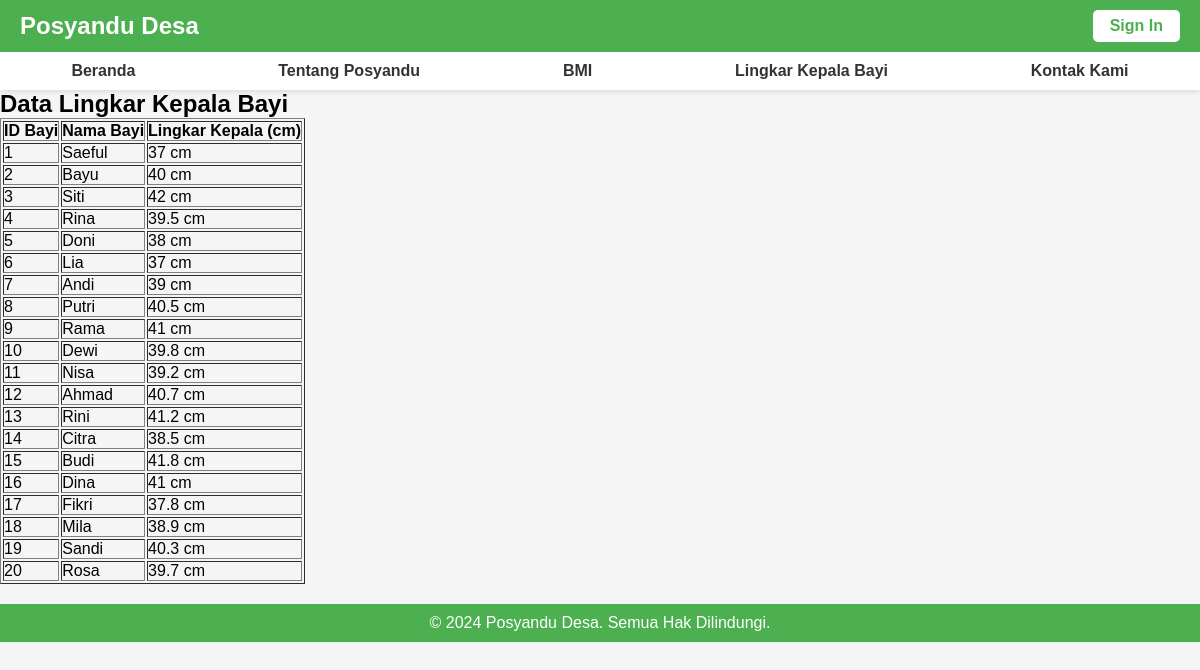
The page /LingkarKepala.php (signed in) on the database its author committed.
### tables this page shows
CREATE TABLE IF NOT EXISTS `data_bayi` (
  `id_bayi` int NOT NULL AUTO_INCREMENT,
  `id_warga` int DEFAULT NULL,
  `nama_bayi` varchar(50) DEFAULT NULL,
  `umur` float DEFAULT NULL,
  `linkar_kepala` float DEFAULT NULL,
  `bb` float DEFAULT NULL,
  `kondisi` varchar(50) DEFAULT NULL,
  PRIMARY KEY (`id_bayi`),
  KEY `id_user` (`id_warga`),
  CONSTRAINT `FK_data_bayi_data_warga` FOREIGN KEY (`id_warga`) REFERENCES `data_warga` (`id_warga`)
);

### LingkarKepala.php (the view, shortened to what this page needs)
<?php
require 'koneksi.php';
$query = "SELECT id_bayi, nama_bayi, linkar_kepala FROM `data_bayi`";
$result = mysqli_query($koneksi, $query);
?>
<!DOCTYPE html>
<html lang="id">
<head>
</head>
<body>
    <header>
        <h2>Posyandu Desa</h2>
        <a href="login.php" class="login-button">Sign In</a>
    </header>
    <nav>
        <a href="Dashboard.php">Beranda</a>
        <a href="About.php">Tentang Posyandu</a>
        <a href="BMI.php">BMI</a>
        <a href="LingkarKepala.php">Lingkar Kepala Bayi</a>
        <a href="Contact.php">Kontak Kami</a>
    </nav>
    <section class="content">
        <h1>Data Lingkar Kepala Bayi</h1>
        <table border="1">
            <tr>
                <th>ID Bayi</th>
                <th>Nama Bayi</th>
                <th>Lingkar Kepala (cm)</th>
            </tr>
            <?php while ($row = mysqli_fetch_assoc($result)) : ?>
            <tr>
                <td><?= htmlspecialchars($row['id_bayi']) ?></td>
                <td><?= htmlspecialchars($row['nama_bayi']) ?></td>
                <td><?= htmlspecialchars($row['linkar_kepala']) ?> cm</td>
            </tr>
            <?php endwhile; ?>
        </table>
    </section>
    <footer>
        &copy; 2024 Posyandu Desa. Semua Hak Dilindungi.
    </footer>
</body>
</html>

### LingkarKepala.php (style rules this page uses)
* { margin: 0; padding: 0; box-sizing: border-box; }
body { font-family: Arial, sans-serif; background-color: #f5f5f5; }
header { display: flex; justify-content: space-between; align-items: center; background-color: #4CAF50; color: white; padding: 10px 20px; }
header h2 { margin: 0; }
.login-button { background-color: white; color: #4CAF50; padding: 5px 15px; text-decoration: none; font-weight: bold; border: 2px solid white; border-radius: 5px; transition: background-color 0.3s, color 0.3s; }
nav { display: flex; justify-content: space-around; background-color: #fff; padding: 10px 0; box-shadow: 0px 2px 5px rgba(0, 0, 0, 0.1); }
nav a { text-decoration: none; color: #333; font-weight: bold; }
footer { background-color: #4CAF50; color: white; text-align: center; padding: 10px; margin-top: 20px; }

### rows shown on the page
data_bayi: id_bayi "1", nama_bayi "Saeful", linkar_kepala "37"
data_bayi: id_bayi "2", nama_bayi "Bayu", linkar_kepala "40"
data_bayi: id_bayi "3", nama_bayi "Siti", linkar_kepala "42"
data_bayi: id_bayi "4", nama_bayi "Rina", linkar_kepala "39.5"
data_bayi: id_bayi "5", nama_bayi "Doni", linkar_kepala "38"
data_bayi: id_bayi "6", nama_bayi "Lia", linkar_kepala "37"
data_bayi: id_bayi "7", nama_bayi "Andi", linkar_kepala "39"
data_bayi: id_bayi "8", nama_bayi "Putri", linkar_kepala "40.5"
data_bayi: id_bayi "9", nama_bayi "Rama", linkar_kepala "41"
data_bayi: id_bayi "10", nama_bayi "Dewi", linkar_kepala "39.8"
data_bayi: id_bayi "11", nama_bayi "Nisa", linkar_kepala "39.2"
data_bayi: id_bayi "12", nama_bayi "Ahmad", linkar_kepala "40.7"
data_bayi: id_bayi "13", nama_bayi "Rini", linkar_kepala "41.2"
data_bayi: id_bayi "14", nama_bayi "Citra", linkar_kepala "38.5"
data_bayi: id_bayi "15", nama_bayi "Budi", linkar_kepala "41.8"
data_bayi: id_bayi "16", nama_bayi "Dina", linkar_kepala "41"
data_bayi: id_bayi "17", nama_bayi "Fikri", linkar_kepala "37.8"
data_bayi: id_bayi "18", nama_bayi "Mila", linkar_kepala "38.9"
data_bayi: id_bayi "19", nama_bayi "Sandi", linkar_kepala "40.3"
data_bayi: id_bayi "20", nama_bayi "Rosa", linkar_kepala "39.7"
